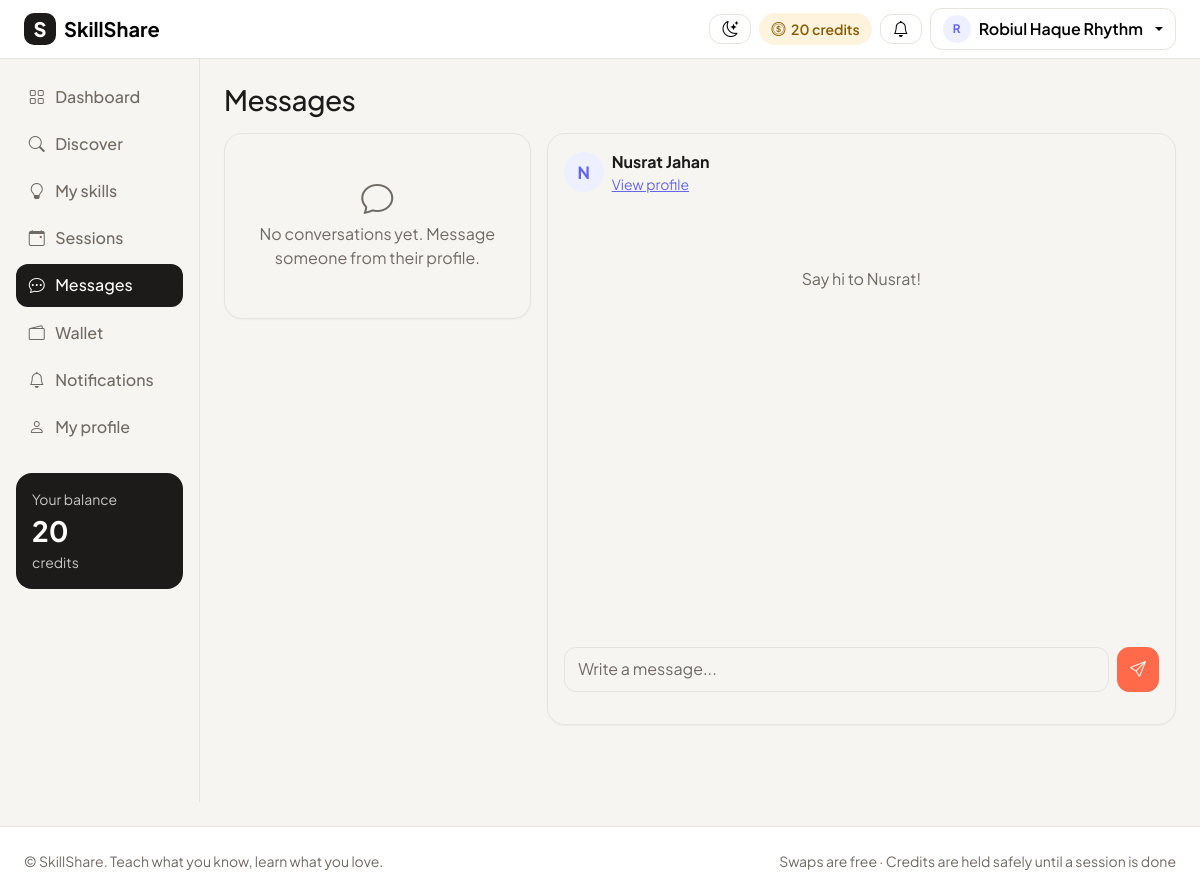
Screenshot of /messages/4/ (signed in) with the database file from the repository.
### accounts/models.py (models this page shows, shortened)
class User(AbstractUser):
    ROLE_CHOICES = [
        ("user", "User"),
        ("admin", "Admin"),
    ]
    role = models.CharField(max_length=10, choices=ROLE_CHOICES, default="user")
    bio = models.TextField(blank=True)
    location = models.CharField(max_length=100, blank=True)
    photo = models.ImageField(upload_to="photos/", blank=True, null=True)
    credits = models.IntegerField(default=20)  # every new user gets 20 credits
    def is_admin(self):
        return self.role == "admin"
    def display_name(self):
        return self.get_full_name() or self.username
    def __str__(self):
        return self.display_name()

### matching/views.py (the view, shortened to what this page needs)
# urls.py: path("messages/", matching_views.inbox, name="inbox"),
@login_required
def inbox(request, user_id=None):
    me = request.user
    all_messages = Message.objects.filter(Q(sender=me) | Q(receiver=me)).order_by("-created_at")
    people = []
    for msg in all_messages:
        other = msg.receiver if msg.sender == me else msg.sender
        if other not in people:
            people.append(other)
    conversations = []
    for person in people:
        last_message = all_messages.filter(Q(sender=person) | Q(receiver=person)).first()
        unread = Message.objects.filter(sender=person, receiver=me, is_read=False).count()
        conversations.append({"user": person, "last": last_message, "unread": unread})
    other_user = None
    thread = []
    form = MessageForm()
    if user_id:
        other_user = get_object_or_404(User, pk=user_id)
        thread = Message.objects.filter(
            Q(sender=me, receiver=other_user) | Q(sender=other_user, receiver=me)
        )
        Message.objects.filter(sender=other_user, receiver=me, is_read=False).update(is_read=True)
    context = {
        "conversations": conversations,
        "other_user": other_user,
        "thread": thread,
        "form": form,
    }
    return render(request, "matching/messages.html", context)

### matching/forms.py
class MessageForm(forms.ModelForm):
    class Meta:
        model = Message
        fields = ["text"]
        widgets = {
            "text": forms.TextInput(attrs={"placeholder": "Write a message..."}),
        }
        labels = {"text": ""}
    def __init__(self, *args, **kwargs):
        super().__init__(*args, **kwargs)
        add_bootstrap_classes(self)

### accounts/forms.py (called while the page is built)
def add_bootstrap_classes(form):
    for field in form.fields.values():
        if isinstance(field.widget, forms.Select):
            field.widget.attrs["class"] = "form-select"
        else:
            field.widget.attrs["class"] = "form-control"

### templates/matching/messages.html (shortened to what this page needs)
{% extends "base.html" %}
{% block content %}
<h1 class="h3 mb-3">Messages</h1>
<div class="row g-3">
  <div class="col-md-4 {% if other_user %}d-none d-md-block{% endif %}">
    <div class="card p-2">
      {% for c in conversations %}
        <a href="{% url 'conversation' c.user.pk %}" class="conversation-link d-flex align-items-center gap-2 p-2 {% if c.user == other_user %}active{% endif %}">
          {% include "shared/_avatar.html" with person=c.user size=40 %}
          <div class="flex-grow-1 overflow-hidden">
            <div class="fw-semibold">{{ c.user }}</div>
            <div class="small text-secondary text-truncate">{{ c.last.text }}</div>
          </div>
          {% if c.unread %}<span class="badge bg-coral">{{ c.unread }}</span>{% endif %}
        </a>
      {% empty %}
        <div class="empty-state"><i class="bi bi-chat"></i>No conversations yet. Message someone from their profile.</div>
      {% endfor %}
    </div>
  </div>
  <div class="col-md-8">
    {% if other_user %}
      <div class="card p-3">
        <div class="d-flex align-items-center gap-2 mb-3">
          {% include "shared/_avatar.html" with person=other_user size=40 %}
          <div>
            <div class="fw-bold">{{ other_user }}</div>
            {% if not other_user.is_admin %}<a href="{% url 'user_profile' other_user.pk %}" class="small">View profile</a>{% endif %}
          </div>
        </div>
        <div class="chat-box mb-3" id="chat-box">
          {% for m in thread %}
            <div class="bubble {% if m.sender == user %}mine{% else %}theirs{% endif %}">
              <div>{{ m.text|linebreaksbr }}</div>
              <div class="small opacity-50">{{ m.created_at|date:"M j, H:i" }}</div>
            </div>
          {% empty %}
            <div class="empty-state">Say hi to {{ other_user.first_name|default:other_user.username }}!</div>
          {% endfor %}
        </div>
        <form method="post" class="d-flex gap-2">
          {{ form.text }}
          <button type="submit" class="btn btn-coral"><i class="bi bi-send"></i></button>
        </form>
      </div>
    {% else %}
      <div class="card empty-state h-100 d-none d-md-block"><i class="bi bi-chat-dots"></i>Pick a conversation.</div>
    {% endif %}
  </div>
</div>
{% endblock %}

### templates/base.html (shortened to what this page needs)
{% load static %}
<html lang="en">
<head>
  <link href="https://cdn.jsdelivr.net/npm/bootstrap@5.3.3/dist/css/bootstrap.min.css" rel="stylesheet">
  <link href="https://cdn.jsdelivr.net/npm/bootstrap-icons@1.11.3/font/bootstrap-icons.min.css" rel="stylesheet">
  <link href="{% static 'accounts/base.css' %}?v=4" rel="stylesheet">
</head>
<body>
  <nav class="navbar navbar-expand bg-body border-bottom sticky-top">
    <div class="container-fluid px-3 px-lg-4">
      <a class="navbar-brand d-flex align-items-center gap-2" href="{% url 'home' %}" title="SkillShare home">
        <span class="brand-mark">S</span>
        <span class="fw-bold">SkillShare</span>
      </a>
      <div class="ms-auto d-flex align-items-center gap-2">
        <button class="btn btn-light" type="button" id="theme-toggle" title="Switch theme" aria-label="Switch between light and dark theme">
          <i class="bi bi-moon-stars" id="theme-icon"></i>
        </button>
        {% if user.is_authenticated %}
          {% if not user.is_admin %}
            <span class="credit-pill d-none d-sm-inline-flex">
              <i class="bi bi-coin"></i> {{ user.credits }} credits
            </span>
          {% endif %}
          <a href="{% url 'notifications' %}" class="btn btn-light position-relative" title="Notifications">
            <i class="bi bi-bell"></i>
          </a>
          <div class="dropdown">
            <button class="btn btn-light dropdown-toggle d-flex align-items-center gap-2" data-bs-toggle="dropdown">
              {% include "shared/_avatar.html" with person=user size=28 %}
              <span class="d-none d-md-inline">{{ user.display_name }}</span>
            </button>
          </div>
        {% else %}
          <a href="{% url 'login' %}" class="btn btn-light">Log in</a>
          <a href="{% url 'register' %}" class="btn btn-coral">Join free</a>
        {% endif %}
      </div>
    </div>
  </nav>
  <div class="container-fluid">
    <div class="row">
        {% if user.is_authenticated or request.resolver_match.url_name != 'home' %}
      <aside class="col-lg-2 p-0">
        <div class="offcanvas-lg offcanvas-start sidebar" tabindex="-1" id="sidebar">
          <div class="offcanvas-body d-block p-3">
            {% with name=request.resolver_match.url_name %}
            <nav class="nav flex-column gap-1">
              {% if not user.is_authenticated %}
                <a class="nav-link {% if name == 'home' %}active{% endif %}" href="{% url 'home' %}"><i class="bi bi-house"></i> Home</a>
                <a class="nav-link {% if name == 'login' %}active{% endif %}" href="{% url 'login' %}"><i class="bi bi-box-arrow-in-right"></i> Log in</a>
                <a class="nav-link {% if name == 'register' %}active{% endif %}" href="{% url 'register' %}"><i class="bi bi-person-plus"></i> Create account</a>
              {% else %}
                <a class="nav-link {% if name == 'dashboard' %}active{% endif %}" href="{% url 'dashboard' %}"><i class="bi bi-grid"></i> Dashboard</a>
                <a class="nav-link {% if name == 'discover' or name == 'user_profile' %}active{% endif %}" href="{% url 'discover' %}"><i class="bi bi-search"></i> Discover</a>
                <a class="nav-link {% if name == 'skills' %}active{% endif %}" href="{% url 'skills' %}"><i class="bi bi-lightbulb"></i> My skills</a>
                <a class="nav-link {% if name == 'sessions' %}active{% endif %}" href="{% url 'sessions' %}">
                  <i class="bi bi-calendar-event"></i> Sessions
                </a>
                <a class="nav-link {% if name == 'inbox' or name == 'conversation' %}active{% endif %}" href="{% url 'inbox' %}">
                  <i class="bi bi-chat-dots"></i> Messages
                </a>
                <a class="nav-link {% if name == 'wallet' %}active{% endif %}" href="{% url 'wallet' %}"><i class="bi bi-wallet2"></i> Wallet</a>
                <a class="nav-link {% if name == 'notifications' %}active{% endif %}" href="{% url 'notifications' %}"><i class="bi bi-bell"></i> Notifications</a>
                <a class="nav-link {% if name == 'my_profile' %}active{% endif %}" href="{% url 'my_profile' %}"><i class="bi bi-person"></i> My profile</a>
              {% endif %}
            </nav>
            {% endwith %}
            {% if user.is_authenticated and not user.is_admin %}
              <div class="sidebar-wallet mt-4">
                <div class="small opacity-75">Your balance</div>
                <div class="fs-3 fw-bold">{{ user.credits }}</div>
                <div class="small opacity-75">credits</div>
              </div>
            {% endif %}
          </div>
        </div>
      </aside>
      {% endif %}
      <main class="{% if user.is_authenticated or request.resolver_match.url_name != 'home' %}col-lg-10{% else %}col-12{% endif %} py-4 px-3 px-lg-4">
        {% block content %}{% endblock %}
      </main>
    </div>
  </div>
  <footer class="border-top bg-body py-4 mt-4">
    <div class="container-fluid px-4 d-flex flex-column flex-md-row justify-content-between gap-2 small text-secondary">
      <span>&copy; SkillShare. Teach what you know, learn what you love.</span>
      <span>Swaps are free · Credits are held safely until a session is done</span>
    </div>
  </footer>
</body>
</html>

### templates/shared/_avatar.html (shortened to what this page needs)
{% if person.photo %}
  <img src="{{ person.photo.url }}" alt="{{ person }}" class="avatar" style="width: {{ size|default:40 }}px; height: {{ size|default:40 }}px;">
{% else %}
  <span class="avatar avatar-letter" style="width: {{ size|default:40 }}px; height: {{ size|default:40 }}px; font-size: calc({{ size|default:40 }}px * 0.42);">{{ person.display_name|first|upper }}</span>
{% endif %}

### static/accounts/base.css (style rules this page uses)
:root { --charcoal: #1C1B1A; --coral: #FF6B4A; --coral-dark: #E8573A; --indigo: #6366F1; --amber: #F5A524; --green: #16A34A; }
:root:not([data-bs-theme="dark"]) { --canvas: #F7F5F2; --border: #E7E3DD; --muted: #6F6A63; --bs-body-font-family: "Plus Jakarta Sans", system-ui, sans-serif; --bs-body-color: var(--charcoal); --bs-body-bg: var(--canvas); --bs-border-color: var(--border); --bs-secondary-color: var(--muted); --bs-link-color-rgb: 99, 102, 241; color-scheme: light; }
body { min-height: 100vh; display: flex; flex-direction: column; }
body > .container-fluid { flex: 1; }
h1, h2, h3, h4, h5 { font-weight: 700; letter-spacing: -0.02em; }
.text-secondary { color: var(--muted) !important; }
.card { border: 1px solid var(--border); border-radius: 18px; box-shadow: 0 1px 2px rgba(28, 27, 26, 0.04); }
.btn { border-radius: 12px; font-weight: 600; }
.btn-coral { background: var(--coral); border-color: var(--coral); color: #fff; }
.btn-light { background: #fff; border-color: var(--border); }
.form-control, .form-select { border-radius: 12px; border-color: var(--border); padding: .6rem .85rem; }
.brand-mark { width: 32px; height: 32px; border-radius: 10px; background: var(--charcoal); color: #fff; display: inline-flex; align-items: center; justify-content: center; font-weight: 800; }
.credit-pill { align-items: center; gap: .35rem; background: #FEF3DC; color: #8A5A00; padding: .35rem .75rem; border-radius: 999px; font-weight: 600; font-size: .875rem; }
@media (min-width: 992px) { .sidebar { position: sticky; top: 57px; height: calc(100vh - 57px); border-right: 1px solid var(--border); background: #fff; } }
.sidebar .nav-link { display: flex; align-items: center; gap: .65rem; color: var(--muted); border-radius: 12px; padding: .6rem .8rem; font-weight: 500; }
.sidebar .nav-link.active { background: var(--charcoal); color: #fff; }
.sidebar-wallet { background: var(--charcoal); color: #fff; border-radius: 16px; padding: 1rem; }
.avatar { border-radius: 50%; object-fit: cover; flex-shrink: 0; }
.avatar-letter { display: inline-flex; align-items: center; justify-content: center; background: #EEF0FF; color: var(--indigo); font-weight: 700; }
.chat-box { height: 420px; overflow-y: auto; background: var(--canvas); border-radius: 14px; padding: 1rem; }
.empty-state { text-align: center; padding: 2.5rem 1rem; color: var(--muted); }
.empty-state i { font-size: 2rem; display: block; margin-bottom: .5rem; }

### rows the page displays
User: credits "20", display_name|first "R", display_name "Robiul Haque Rhythm"
User: display_name|first "N", first_name+last_name "Nusrat Jahan", first_name "Nusrat"
